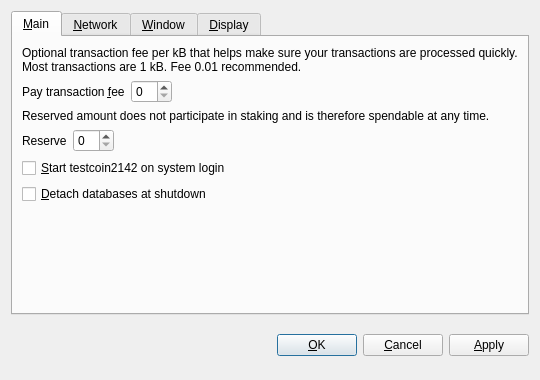
<?xml version="1.0" encoding="UTF-8"?>
<ui version="4.0">
 <class>OptionsDialog</class>
 <widget class="QDialog" name="OptionsDialog">
  <property name="geometry">
   <rect>
    <x>0</x>
    <y>0</y>
    <width>540</width>
    <height>380</height>
   </rect>
  </property>
  <property name="windowTitle">
   <string>Options</string>
  </property>
  <property name="modal">
   <bool>true</bool>
  </property>
  <layout class="QVBoxLayout" name="verticalLayout">
   <item>
    <widget class="QTabWidget" name="tabWidget">
     <property name="tabPosition">
      <enum>QTabWidget::North</enum>
     </property>
     <property name="currentIndex">
      <number>0</number>
     </property>
     <widget class="QWidget" name="tabMain">
      <attribute name="title">
       <string>&amp;Main</string>
      </attribute>
      <layout class="QVBoxLayout" name="verticalLayout_Main">
       <item>
        <widget class="QLabel" name="transactionFeeInfoLabel">
         <property name="text">
          <string>Optional transaction fee per kB that helps make sure your transactions are processed quickly. Most transactions are 1 kB. Fee 0.01 recommended.</string>
         </property>
         <property name="textFormat">
          <enum>Qt::PlainText</enum>
         </property>
         <property name="wordWrap">
          <bool>true</bool>
         </property>
        </widget>
       </item>
       <item>
        <layout class="QHBoxLayout" name="horizontalLayoutFee">
         <item>
          <widget class="QLabel" name="transactionFeeLabel">
           <property name="text">
            <string>Pay transaction &amp;fee</string>
           </property>
           <property name="textFormat">
            <enum>Qt::PlainText</enum>
           </property>
           <property name="buddy">
            <cstring>transactionFee</cstring>
           </property>
          </widget>
         </item>
         <item>
          <widget class="testcoin2142AmountField" name="transactionFee"/>
         </item>
         <item>
          <spacer name="horizontalSpacerFee">
           <property name="orientation">
            <enum>Qt::Horizontal</enum>
           </property>
           <property name="sizeHint" stdset="0">
            <size>
             <width>40</width>
             <height>20</height>
            </size>
           </property>
          </spacer>
         </item>
        </layout>
       </item>
       <item>
        <widget class="QLabel" name="reserveBalanceInfoLabel">
         <property name="text">
          <string>Reserved amount does not participate in staking and is therefore spendable at any time.</string>
         </property>
         <property name="textFormat">
          <enum>Qt::PlainText</enum>
         </property>
         <property name="wordWrap">
          <bool>true</bool>
         </property>
        </widget>
       </item>
       <item>
        <layout class="QHBoxLayout" name="horizontalLayoutReserveBalance">
         <item>
          <widget class="QLabel" name="reserveBalanceLabel">
           <property name="text">
            <string>Reserve</string>
           </property>
           <property name="textFormat">
            <enum>Qt::PlainText</enum>
           </property>
           <property name="buddy">
            <cstring>reserveBalance</cstring>
           </property>
          </widget>
         </item>
         <item>
          <widget class="testcoin2142AmountField" name="reserveBalance"/>
         </item>
         <item>
          <spacer name="horizontalSpacerReserveBalance">
           <property name="orientation">
            <enum>Qt::Horizontal</enum>
           </property>
           <property name="sizeHint" stdset="0">
            <size>
             <width>40</width>
             <height>20</height>
            </size>
           </property>
          </spacer>
         </item>
        </layout>
       </item>
       <item>
        <widget class="QCheckBox" name="testcoin2142AtStartup">
         <property name="toolTip">
          <string>Automatically start testcoin2142 after logging in to the system.</string>
         </property>
         <property name="text">
          <string>&amp;Start testcoin2142 on system login</string>
         </property>
        </widget>
       </item>
       <item>
        <widget class="QCheckBox" name="detachDatabases">
         <property name="toolTip">
          <string>Detach block and address databases at shutdown. This means they can be moved to another data directory, but it slows down shutdown. The wallet is always detached.</string>
         </property>
         <property name="text">
          <string>&amp;Detach databases at shutdown</string>
         </property>
        </widget>
       </item>
       <item>
        <spacer name="verticalSpacer_Main">
         <property name="orientation">
          <enum>Qt::Vertical</enum>
         </property>
         <property name="sizeHint" stdset="0">
          <size>
           <width>20</width>
           <height>40</height>
          </size>
         </property>
        </spacer>
       </item>
      </layout>
     </widget>
     <widget class="QWidget" name="tabNetwork">
      <attribute name="title">
       <string>&amp;Network</string>
      </attribute>
      <layout class="QVBoxLayout" name="verticalLayout_Network">
       <item>
        <widget class="QCheckBox" name="mapPortUpnp">
         <property name="toolTip">
          <string>Automatically open the testcoin2142 client port on the router. This only works when your router supports UPnP and it is enabled.</string>
         </property>
         <property name="text">
          <string>Map port using &amp;UPnP</string>
         </property>
        </widget>
       </item>
       <item>
        <widget class="QCheckBox" name="connectSocks">
         <property name="toolTip">
          <string>Connect to the testcoin2142 network through a SOCKS proxy (e.g. when connecting through Tor).</string>
         </property>
         <property name="text">
          <string>&amp;Connect through SOCKS proxy:</string>
         </property>
        </widget>
       </item>
       <item>
        <layout class="QHBoxLayout" name="horizontalLayout_Network">
         <item>
          <widget class="QLabel" name="proxyIpLabel">
           <property name="text">
            <string>Proxy &amp;IP:</string>
           </property>
           <property name="textFormat">
            <enum>Qt::PlainText</enum>
           </property>
           <property name="buddy">
            <cstring>proxyIp</cstring>
           </property>
          </widget>
         </item>
         <item>
          <widget class="QValidatedLineEdit" name="proxyIp">
           <property name="maximumSize">
            <size>
             <width>140</width>
             <height>16777215</height>
            </size>
           </property>
           <property name="toolTip">
            <string>IP address of the proxy (e.g. 127.0.0.1)</string>
           </property>
          </widget>
         </item>
         <item>
          <widget class="QLabel" name="proxyPortLabel">
           <property name="text">
            <string>&amp;Port:</string>
           </property>
           <property name="textFormat">
            <enum>Qt::PlainText</enum>
           </property>
           <property name="buddy">
            <cstring>proxyPort</cstring>
           </property>
          </widget>
         </item>
         <item>
          <widget class="QLineEdit" name="proxyPort">
           <property name="maximumSize">
            <size>
             <width>55</width>
             <height>16777215</height>
            </size>
           </property>
           <property name="toolTip">
            <string>Port of the proxy (e.g. 9050)</string>
           </property>
          </widget>
         </item>
         <item>
          <widget class="QLabel" name="socksVersionLabel">
           <property name="text">
            <string>SOCKS &amp;Version:</string>
           </property>
           <property name="textFormat">
            <enum>Qt::PlainText</enum>
           </property>
           <property name="buddy">
            <cstring>socksVersion</cstring>
           </property>
          </widget>
         </item>
         <item>
          <widget class="QValueComboBox" name="socksVersion">
           <property name="toolTip">
            <string>SOCKS version of the proxy (e.g. 5)</string>
           </property>
          </widget>
         </item>
         <item>
          <spacer name="horizontalSpacer_Network">
           <property name="orientation">
            <enum>Qt::Horizontal</enum>
           </property>
           <property name="sizeHint" stdset="0">
            <size>
             <width>40</width>
             <height>20</height>
            </size>
           </property>
          </spacer>
         </item>
        </layout>
       </item>
       <item>
        <spacer name="verticalSpacer_Network">
         <property name="orientation">
          <enum>Qt::Vertical</enum>
         </property>
         <property name="sizeHint" stdset="0">
          <size>
           <width>20</width>
           <height>40</height>
          </size>
         </property>
        </spacer>
       </item>
      </layout>
     </widget>
     <widget class="QWidget" name="tabWindow">
      <attribute name="title">
       <string>&amp;Window</string>
      </attribute>
      <layout class="QVBoxLayout" name="verticalLayout_Window">
       <item>
        <widget class="QCheckBox" name="minimizeToTray">
         <property name="toolTip">
          <string>Show only a tray icon after minimizing the window.</string>
         </property>
         <property name="text">
          <string>&amp;Minimize to the tray instead of the taskbar</string>
         </property>
        </widget>
       </item>
       <item>
        <widget class="QCheckBox" name="minimizeOnClose">
         <property name="toolTip">
          <string>Minimize instead of exit the application when the window is closed. When this option is enabled, the application will be closed only after selecting Quit in the menu.</string>
         </property>
         <property name="text">
          <string>M&amp;inimize on close</string>
         </property>
        </widget>
       </item>
       <item>
        <spacer name="verticalSpacer_Window">
         <property name="orientation">
          <enum>Qt::Vertical</enum>
         </property>
         <property name="sizeHint" stdset="0">
          <size>
           <width>20</width>
           <height>40</height>
          </size>
         </property>
        </spacer>
       </item>
      </layout>
     </widget>
     <widget class="QWidget" name="tabDisplay">
      <attribute name="title">
       <string>&amp;Display</string>
      </attribute>
      <layout class="QVBoxLayout" name="verticalLayout_Display">
       <item>
        <layout class="QHBoxLayout" name="horizontalLayout_1_Display">
         <item>
          <widget class="QLabel" name="langLabel">
           <property name="text">
            <string>User Interface &amp;language:</string>
           </property>
           <property name="textFormat">
            <enum>Qt::PlainText</enum>
           </property>
           <property name="buddy">
            <cstring>lang</cstring>
           </property>
          </widget>
         </item>
         <item>
          <widget class="QValueComboBox" name="lang">
           <property name="toolTip">
            <string>The user interface language can be set here. This setting will take effect after restarting testcoin2142.</string>
           </property>
          </widget>
         </item>
        </layout>
       </item>
       <item>
        <layout class="QHBoxLayout" name="horizontalLayout_2_Display">
         <item>
          <widget class="QLabel" name="unitLabel">
           <property name="text">
            <string>&amp;Unit to show amounts in:</string>
           </property>
           <property name="textFormat">
            <enum>Qt::PlainText</enum>
           </property>
           <property name="buddy">
            <cstring>unit</cstring>
           </property>
          </widget>
         </item>
         <item>
          <widget class="QValueComboBox" name="unit">
           <property name="toolTip">
            <string>Choose the default subdivision unit to show in the interface and when sending coins.</string>
           </property>
          </widget>
         </item>
        </layout>
       </item>
       <item>
        <widget class="QCheckBox" name="displayAddresses">
         <property name="toolTip">
          <string>Whether to show testcoin2142 addresses in the transaction list or not.</string>
         </property>
         <property name="text">
          <string>&amp;Display addresses in transaction list</string>
         </property>
        </widget>
       </item>
       <item>
        <widget class="QCheckBox" name="coinControlFeatures">
         <property name="toolTip">
          <string>Whether to show coin control features or not.</string>
         </property>
         <property name="text">
          <string>Display coin &amp;control features (experts only!)</string>
         </property>
        </widget>
       </item>
       <item>
        <spacer name="verticalSpacer_Display">
         <property name="orientation">
          <enum>Qt::Vertical</enum>
         </property>
         <property name="sizeHint" stdset="0">
          <size>
           <width>20</width>
           <height>40</height>
          </size>
         </property>
        </spacer>
       </item>
      </layout>
     </widget>
    </widget>
   </item>
   <item>
    <layout class="QHBoxLayout" name="horizontalLayout_Buttons">
     <item>
      <spacer name="horizontalSpacer_1">
       <property name="orientation">
        <enum>Qt::Horizontal</enum>
       </property>
       <property name="sizeHint" stdset="0">
        <size>
         <width>40</width>
         <height>48</height>
        </size>
       </property>
      </spacer>
     </item>
     <item>
      <widget class="QLabel" name="statusLabel">
       <property name="font">
        <font>
         <weight>75</weight>
         <bold>true</bold>
        </font>
       </property>
       <property name="text">
        <string/>
       </property>
       <property name="textFormat">
        <enum>Qt::PlainText</enum>
       </property>
       <property name="wordWrap">
        <bool>true</bool>
       </property>
      </widget>
     </item>
     <item>
      <spacer name="horizontalSpacer_2">
       <property name="orientation">
        <enum>Qt::Horizontal</enum>
       </property>
       <property name="sizeHint" stdset="0">
        <size>
         <width>40</width>
         <height>48</height>
        </size>
       </property>
      </spacer>
     </item>
     <item>
      <widget class="QPushButton" name="okButton">
       <property name="text">
        <string>&amp;OK</string>
       </property>
      </widget>
     </item>
     <item>
      <widget class="QPushButton" name="cancelButton">
       <property name="text">
        <string>&amp;Cancel</string>
       </property>
       <property name="autoDefault">
        <bool>false</bool>
       </property>
      </widget>
     </item>
     <item>
      <widget class="QPushButton" name="applyButton">
       <property name="text">
        <string>&amp;Apply</string>
       </property>
       <property name="autoDefault">
        <bool>false</bool>
       </property>
      </widget>
     </item>
    </layout>
   </item>
  </layout>
 </widget>
 <customwidgets>
  <customwidget>
   <class>testcoin2142AmountField</class>
   <extends>QSpinBox</extends>
   <header>testcoin2142amountfield.h</header>
  </customwidget>
  <customwidget>
   <class>QValueComboBox</class>
   <extends>QComboBox</extends>
   <header>qvaluecombobox.h</header>
  </customwidget>
  <customwidget>
   <class>QValidatedLineEdit</class>
   <extends>QLineEdit</extends>
   <header>qvalidatedlineedit.h</header>
  </customwidget>
 </customwidgets>
 <resources/>
 <connections/>
</ui>
